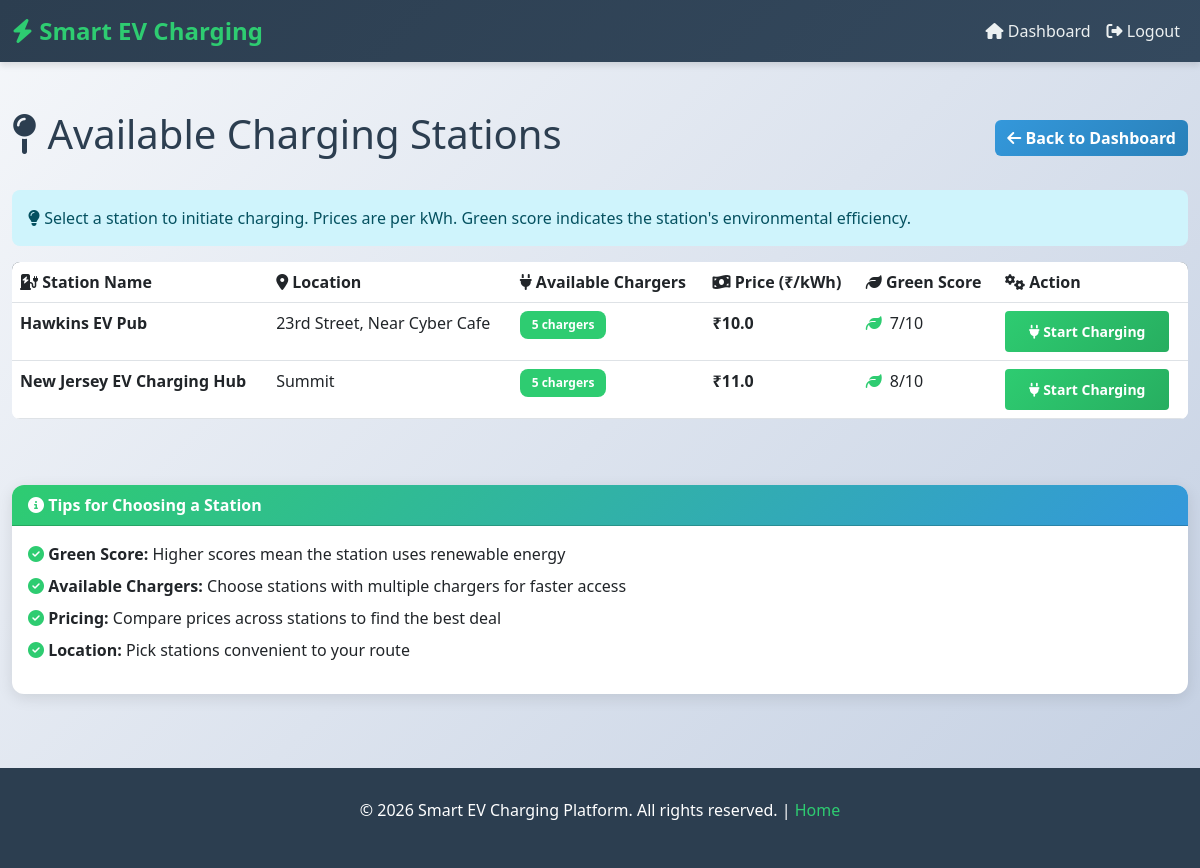
/user/stations (signed in), run on an earlier commit of the app's database.
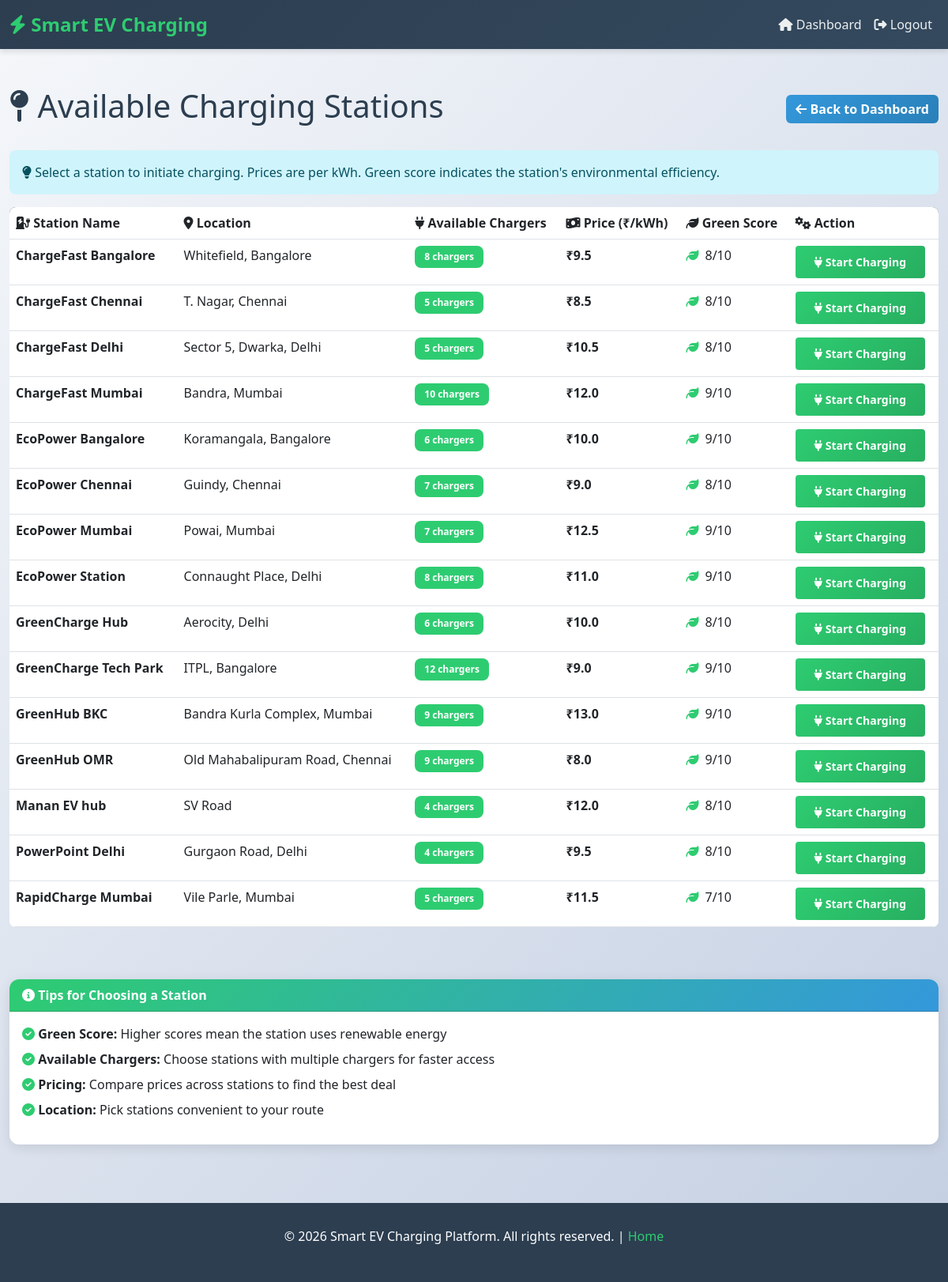
And on a later commit of the database.
### tables this page shows
CREATE TABLE stations (
    id INTEGER PRIMARY KEY AUTOINCREMENT,
    name TEXT,
    location TEXT,
    chargers INTEGER,
    price REAL,
    green_score INTEGER,
    owner_id INTEGER,
    approved INTEGER DEFAULT 0
);

### routes/station_routes.py (the view)
@station_bp.route("/user/stations")
def user_stations():
    if session.get("role") != "user":
        return redirect("/login")
    conn = get_db()
    cur = conn.cursor()
    cur.execute("""
        SELECT id, name, location, chargers, price, green_score
        FROM stations
        WHERE approved = 1
        ORDER BY name ASC
    """)
    stations = cur.fetchall()
    conn.close()
    return render_template("user_stations.html", stations=stations)

### models/db.py (called while the page is built)
def get_db():
    return sqlite3.connect("database/ev.db")

### templates/user_stations.html (shortened to what this page needs)
{% extends "base.html" %}
{% block content %}
<div class="d-flex justify-content-between align-items-center mb-4">
    <h1><i class="fas fa-map-pin"></i> Available Charging Stations</h1>
    <a href="/user/dashboard" class="btn btn-secondary">
        <i class="fas fa-arrow-left"></i> Back to Dashboard
    </a>
</div>
<div class="alert alert-info">
    <i class="fas fa-lightbulb"></i> Select a station to initiate charging. Prices are per kWh. Green score indicates the station's environmental efficiency.
</div>
{% if stations %}
<div class="table-responsive">
    <table class="table table-hover">
        <thead>
            <tr>
                <th><i class="fas fa-charging-station"></i> Station Name</th>
                <th><i class="fas fa-map-marker-alt"></i> Location</th>
                <th><i class="fas fa-plug"></i> Available Chargers</th>
                <th><i class="fas fa-money-bill-wave"></i> Price (₹/kWh)</th>
                <th><i class="fas fa-leaf"></i> Green Score</th>
                <th><i class="fas fa-cogs"></i> Action</th>
            </tr>
        </thead>
        <tbody>
            {% for s in stations %}
            <tr>
                <td><strong>{{ s[1] }}</strong></td>
                <td>{{ s[2] }}</td>
                <td>
                    <span class="badge {% if s[3] > 0 %}badge-approved{% else %}badge-rejected{% endif %}">
                        {{ s[3] }} chargers
                    </span>
                </td>
                <td><strong>₹{{ s[4] }}</strong></td>
                <td>
                    <div class="d-flex align-items-center">
                        <i class="fas fa-leaf" style="color: #2ecc71;"></i>
                        <span class="ms-2">{{ s[5] }}/10</span>
                    </div>
                </td>
                <td>
                    <a href="/user/charge/{{ s[1] }}?price={{ s[4] }}" class="btn btn-sm btn-primary">
                        <i class="fas fa-plug"></i> Start Charging
                    </a>
                </td>
            </tr>
            {% endfor %}
        </tbody>
    </table>
</div>
{% else %}
<div class="alert alert-warning">
    <i class="fas fa-exclamation-circle"></i> No charging stations available at the moment.
</div>
{% endif %}
<div class="mt-large">
    <div class="card">
        <div class="card-header">
            <i class="fas fa-info-circle"></i> Tips for Choosing a Station
        </div>
        <div class="card-body">
            <ul class="list-unstyled">
                <li class="mb-2"><i class="fas fa-check-circle" style="color: #2ecc71;"></i> <strong>Green Score:</strong> Higher scores mean the station uses renewable energy</li>
                <li class="mb-2"><i class="fas fa-check-circle" style="color: #2ecc71;"></i> <strong>Available Chargers:</strong> Choose stations with multiple chargers for faster access</li>
                <li class="mb-2"><i class="fas fa-check-circle" style="color: #2ecc71;"></i> <strong>Pricing:</strong> Compare prices across stations to find the best deal</li>
                <li class="mb-2"><i class="fas fa-check-circle" style="color: #2ecc71;"></i> <strong>Location:</strong> Pick stations convenient to your route</li>
            </ul>
        </div>
    </div>
</div>
{% endblock %}

### templates/base.html (shortened to what this page needs)
<!DOCTYPE html>
<html lang="en">
<head>
    <link href="https://cdnjs.cloudflare.com/ajax/libs/bootstrap/5.3.0/css/bootstrap.min.css" rel="stylesheet">
    <link href="https://cdnjs.cloudflare.com/ajax/libs/font-awesome/6.4.0/css/all.min.css" rel="stylesheet">
</head>
<body>
    {% if session.get('admin_logged_in') or session.get('role') %}
    <nav class="navbar navbar-expand-lg navbar-dark mb-4">
        <div class="container-fluid">
            <a class="navbar-brand" href="/">
                <i class="fas fa-bolt"></i> Smart EV Charging
            </a>
            <div class="collapse navbar-collapse" id="navbarNav">
                <ul class="navbar-nav ms-auto">
                    <li class="nav-item">
                        {% if session.get('admin_logged_in') %}
                            <a class="nav-link" href="/admin/dashboard">
                                <i class="fas fa-home"></i> Dashboard
                            </a>
                        {% elif session.get('role') == 'user' %}
                            <a class="nav-link" href="/user/dashboard">
                                <i class="fas fa-home"></i> Dashboard
                            </a>
                        {% elif session.get('role') == 'owner' %}
                            <a class="nav-link" href="/owner/dashboard">
                                <i class="fas fa-home"></i> Dashboard
                            </a>
                        {% endif %}
                    </li>
                    <li class="nav-item">
                        <a class="nav-link" href="/logout">
                            <i class="fas fa-sign-out-alt"></i> Logout
                        </a>
                    </li>
                </ul>
            </div>
        </div>
    </nav>
    {% endif %}
    <main class="py-4">
        <div class="container">
            {% block content %}{% endblock %}
        </div>
    </main>
    <footer>
        <p>&copy; 2026 Smart EV Charging Platform. All rights reserved. | <a href="/">Home</a></p>
    </footer>
</body>
</html>

### templates/base.html (style rules this page uses)
:root { --primary-color: #2ecc71; --secondary-color: #3498db; --dark-color: #2c3e50; --light-color: #ecf0f1; --danger-color: #e74c3c; --warning-color: #f39c12; }
* { margin: 0; padding: 0; box-sizing: border-box; }
body { font-family: 'Segoe UI', Tahoma, Geneva, Verdana, sans-serif; background: linear-gradient(135deg, #f5f7fa 0%, #c3cfe2 100%); min-height: 100vh; color: #2c3e50; }
.navbar { background: linear-gradient(135deg, var(--dark-color) 0%, #34495e 100%); box-shadow: 0 4px 6px rgba(0, 0, 0, 0.1); }
.navbar-brand { font-weight: 700; font-size: 1.5rem; color: var(--primary-color) !important; }
.nav-link { color: #ecf0f1 !important; font-weight: 500; transition: color 0.3s ease; }
.card { border: none; border-radius: 12px; box-shadow: 0 4px 15px rgba(0, 0, 0, 0.1); transition: transform 0.3s ease, box-shadow 0.3s ease; }
.card-header { background: linear-gradient(135deg, var(--primary-color) 0%, var(--secondary-color) 100%); color: white; border-radius: 12px 12px 0 0 !important; font-weight: 600; }
.btn-primary { background: linear-gradient(135deg, var(--primary-color) 0%, #27ae60 100%); border: none; font-weight: 600; padding: 10px 24px; transition: all 0.3s ease; }
.btn-secondary { background: linear-gradient(135deg, var(--secondary-color) 0%, #2980b9 100%); border: none; font-weight: 600; }
.table { background: white; border-radius: 8px; overflow: hidden; }
.table thead { background: linear-gradient(135deg, var(--dark-color) 0%, #34495e 100%); color: white; font-weight: 600; }
.table tbody tr { transition: background-color 0.3s ease; }
.badge { font-weight: 600; padding: 8px 12px; border-radius: 8px; }
.badge-approved { background-color: #2ecc71; color: white; }
.alert { border: none; border-radius: 8px; font-weight: 500; }
footer { background: var(--dark-color); color: white; text-align: center; padding: 30px 20px; margin-top: 50px; }
footer a { color: var(--primary-color); text-decoration: none; }
.mt-large { margin-top: 50px; }
main { min-height: calc(100vh - 200px); padding: 40px 0; }
.container { max-width: 1200px; }

What changed in the data, as far as the page shows it:
added stations: name "ChargeFast Bangalore", location "Whitefield, Bangalore", chargers "8", price "9.5", green_score "8"
added stations: name "ChargeFast Chennai", location "T. Nagar, Chennai", chargers "5", price "8.5", green_score "8"
changed stations: name "New Jersey EV Charging Hub" → "ChargeFast Delhi"; location "Summit" → "Sector 5, Dwarka, Delhi"; price "11.0" → "10.5"; moves up the list
added stations: name "ChargeFast Mumbai", location "Bandra, Mumbai", chargers "10", price "12.0", green_score "9"
added stations: name "EcoPower Bangalore", location "Koramangala, Bangalore", chargers "6", price "10.0", green_score "9"
added stations: name "EcoPower Chennai", location "Guindy, Chennai", chargers "7", price "9.0", green_score "8"
added stations: name "EcoPower Mumbai", location "Powai, Mumbai", chargers "7", price "12.5", green_score "9"
now on this page (row edited): stations: name "EcoPower Station", location "Connaught Place, Delhi", chargers "8", price "11.0", green_score "9"
added stations: name "GreenCharge Hub", location "Aerocity, Delhi", chargers "6", price "10.0", green_score "8"
added stations: name "GreenCharge Tech Park", location "ITPL, Bangalore", chargers "12", price "9.0", green_score "9"
added stations: name "GreenHub BKC", location "Bandra Kurla Complex, Mumbai", chargers "9", price "13.0", green_score "9"
added stations: name "GreenHub OMR", location "Old Mahabalipuram Road, Chennai", chargers "9", price "8.0", green_score "9"
changed stations: name "Hawkins EV Pub" → "Manan EV hub"; location "23rd Street, Near Cyber Cafe" → "SV Road"; chargers "5" → "4"; price "10.0" → "12.0"; green_score "7" → "8"
added stations: name "PowerPoint Delhi", location "Gurgaon Road, Delhi", chargers "4", price "9.5", green_score "8"
added stations: name "RapidCharge Mumbai", location "Vile Parle, Mumbai", chargers "5", price "11.5", green_score "7"
